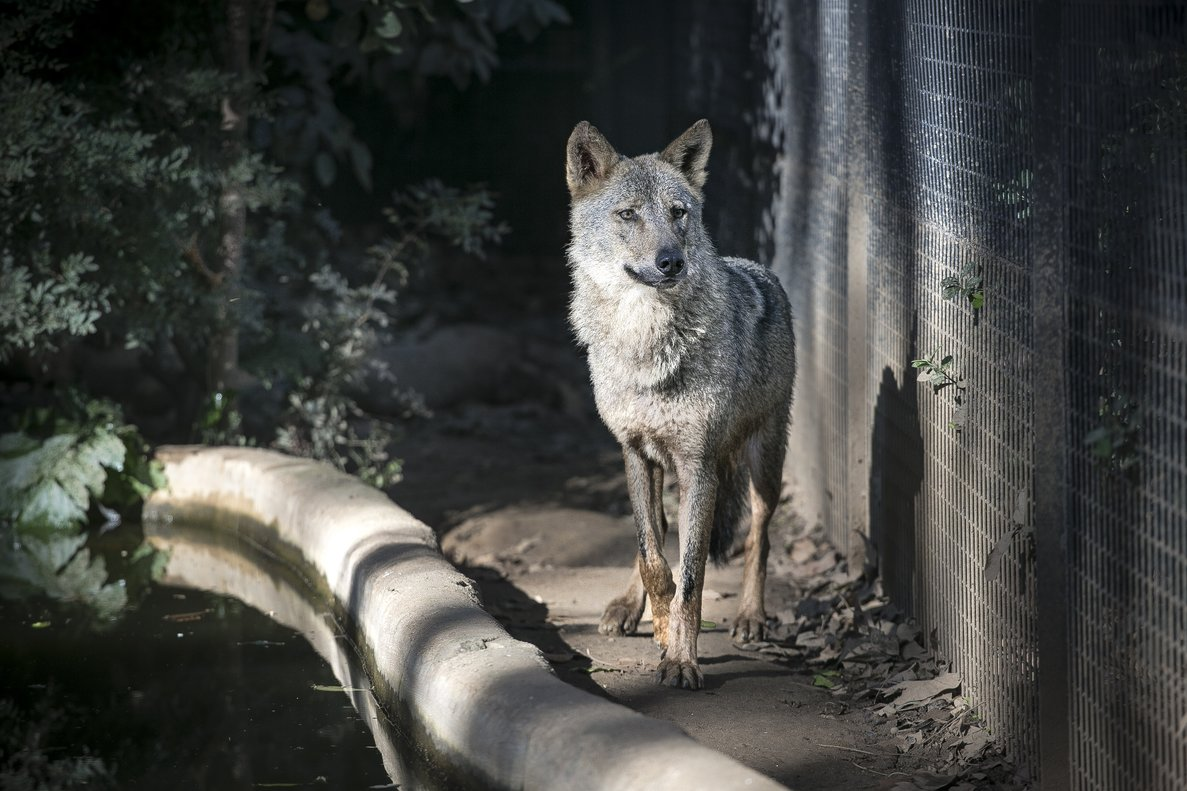
#> input picture lobo.jpg, 1187 x 791 px
$ python TransformacionDeRotacion.py
#> lines starting #> are read from the running program, lines starting #| are printed output that depends on the picture
import numpy as np
import cv2
from matplotlib import pyplot as plt

img = cv2.imread('lobo.jpg',0)
#> img: shape (791, 1187); min 0, max 255, mean 69
rows,cols = img.shape
#> rows = 791; cols = 1187
M = cv2.getRotationMatrix2D((cols/2,rows/2),80,1)
dst = cv2.warpAffine(img,M,(cols,rows))
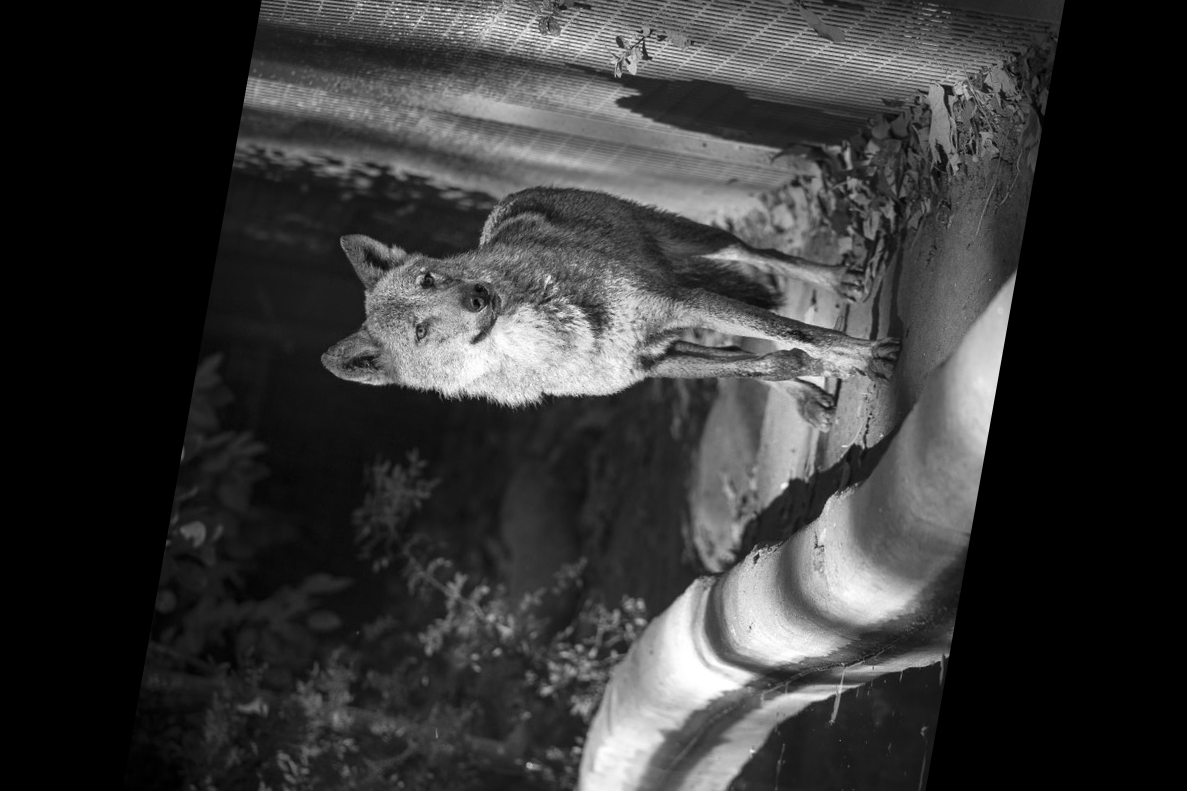
#> dst: shape (791, 1187); min 0, max 255, mean 54.3

cv2.namedWindow('imagen',cv2.WINDOW_NORMAL)
cv2.imshow('imagen',dst)
cv2.waitKey(0)
